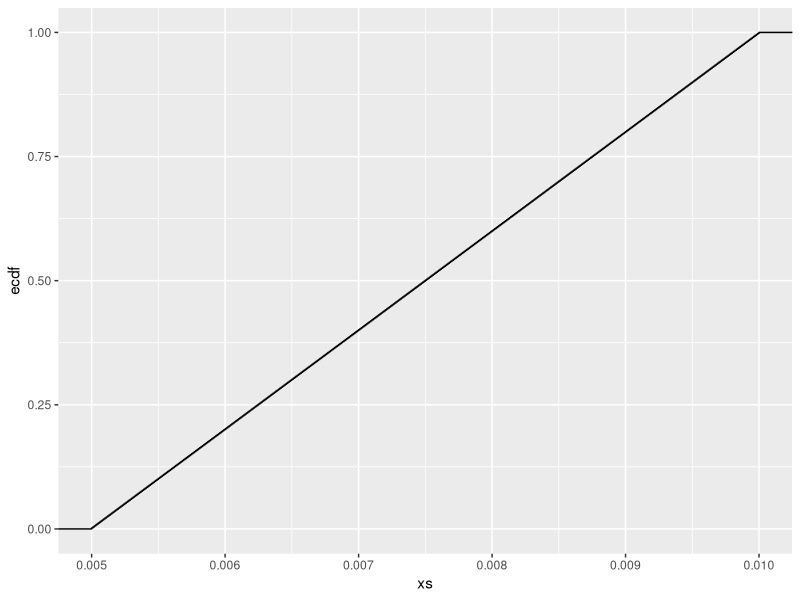
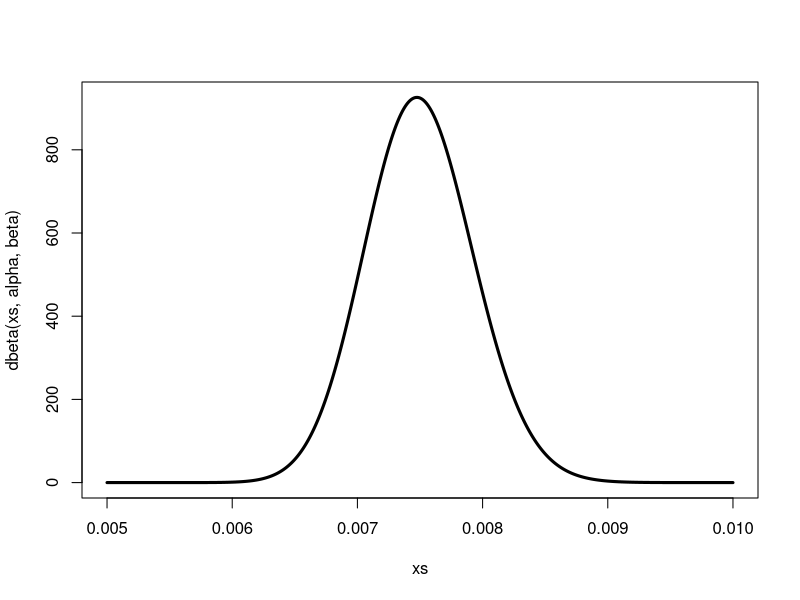
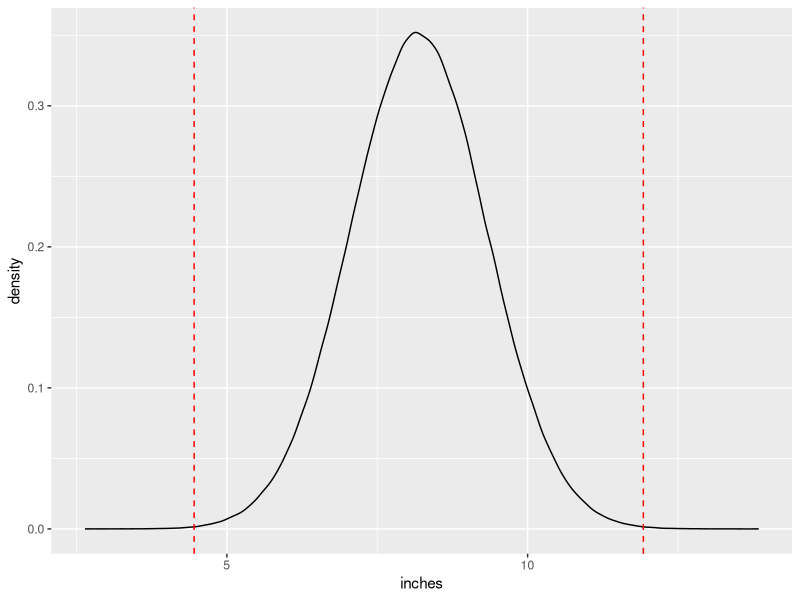

Write the R code that produced these figures, in order.
## ---- chunk 1
set.seed(1431)
library(ggplot2)
library(dplyr)
## ---- chunk 2
alpha = 300
beta = 40000-alpha

xs <- seq(0.005,0.01,by=.00001)
density <- dbeta(xs,alpha,beta)

data <- data.frame(xs,density)

ggplot(data,aes(x=xs)) + stat_ecdf()

xs <- seq(.005,.01,by=0.00001)
plot(xs,dbeta(xs,alpha,beta),type='l',lwd=3)
## ---- chunk 3
x <- c(7.8, 9.4, 10.0, 7.9, 9.4, 7.0, 7.0, 7.1, 8.9, 7.4)
mean <- mean(x)
sd <- sd(x)
## ---- chunk 4
bounds <- (1-.999)/2
lower <- bounds
upper <- 1-bounds
## ---- chunk 5
ci_lower <- qnorm(lower,mean=mean,sd=sd)
ci_upper <- qnorm(upper,mean=mean,sd=sd)
ci <- c(ci_lower,ci_upper)

ci
## ---- chunk 6
data <- data.frame(value = rnorm(1000000,mean=mean,sd=sd))

ggplot(data,aes(x=value)) + geom_density() + geom_vline(xintercept=ci_lower,linetype='dashed',colour='red') + geom_vline(xintercept=ci_upper,linetype='dashed',colour='red') + xlab('inches')
